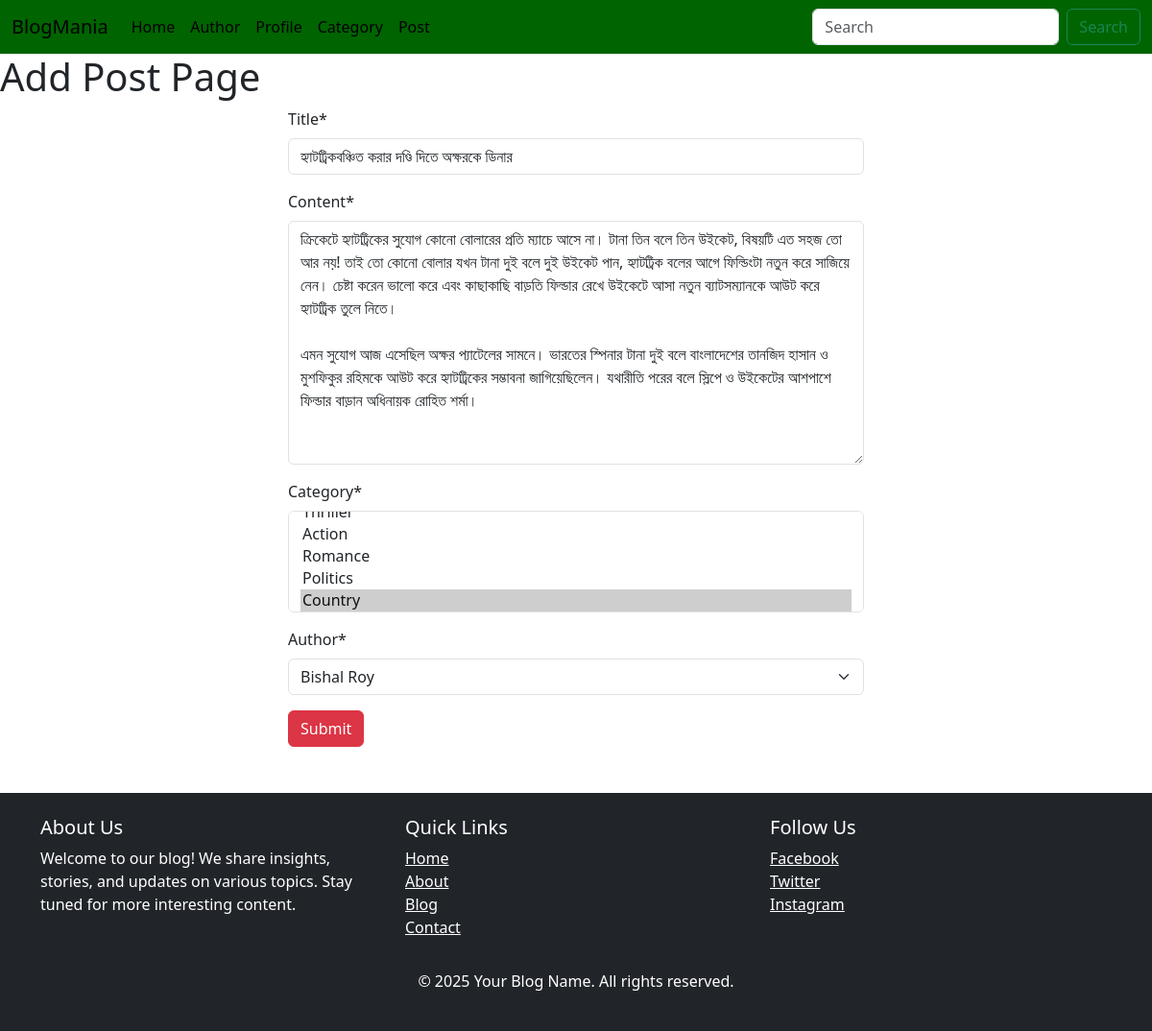
Screenshot of /post/edit/1 with the database file from the repository.
### posts/models.py (models this page shows, shortened)
class Post(models.Model):
    title = models.CharField(max_length=50)
    content = models.TextField()
    category = models.ManyToManyField(category)
    author = models.ForeignKey(Author , on_delete=models.CASCADE)

### posts/views.py (the view)
# urls.py: path('edit/<int:id>',views.edit_post , name = 'edit_post'),
def edit_post(request , id):
    post = models.Post.objects.get(pk = id)
    post_form = PostForm(instance=post)
    if request.method == 'POST':
        post_form = PostForm(request.POST , instance=post)
        if post_form.is_valid():
            post_form.save()
            return redirect("add_post")
    return render(request, 'add_post.html', {'form': post_form})

### posts/forms.py
class PostForm(forms.ModelForm):
    class Meta:
        model = Post
        fields = '__all__'

### author/models.py (called while the page is built)
    def __str__(self):
        return self.name

### categories/models.py (called while the page is built)
    def __str__(self):
        return self.name

### posts/templates/add_post.html (shortened to what this page needs)
{%extends 'base.html'%}
{% block content%}
    {%load crispy_forms_tags%}
    <h1>Add Post Page</h1>
    <form method="post" style="width : 50%; margin: auto">
        {{ form | crispy }}
        <button type="submit" class="btn btn-danger mb-5">Submit</button>
    </form>
{%endblock %}

### rows the page displays
Post: title "হ্যাটট্রিকবঞ্চিত করার দণ্ডি দিতে অক্ষরকে ডিনার", content "ক্রিকেটে হ্যাটট্রিকের সুযোগ কোনো বোলারের প্রতি ম্যাচে আসে না। টানা তিন বলে তিন উইকেট, বিষয়টি এত সহজ তো আর নয়! তাই তো কোনো বোলার যখন টানা দুই বলে দুই উইকেট পান, হ্যাটট্রিক বলের আগে ফিল্ডিংটা নতুন করে সাজিয়ে নেন। চেষ্টা করেন ভালো করে এবং কাছাকাছি বাড়তি ফিল্ডার রেখে উইকেটে আসা নতুন ব্যাটসম্যানকে আউট করে হ্যাটট্রিক তুলে নিতে। এমন সুযোগ আজ এসেছিল অক্ষর প্যাটেলের সামনে। ভারতের স্পিনার টানা দুই বলে বাংলাদেশের তানজিদ হাসান ও মুশফিকুর রহিমকে আউট করে হ্যাটট্রিকের সম্ভাবনা জাগিয়েছিলেন। যথারীতি পরের বলে স্লিপে ও উইকেটের আশপাশে ফিল্ডার বাড়ান অধিনায়ক রোহিত শর্মা।", author "Bishal Roy"
